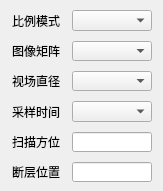
      <widget class="QWidget" name="ct2Tab">
       <attribute name="title">
        <string>DR</string>
       </attribute>
       <widget class="QWidget" name="layoutWidget">
        <property name="geometry">
         <rect>
          <x>12</x>
          <y>10</y>
          <width>142</width>
          <height>172</height>
         </rect>
        </property>
        <layout class="QGridLayout" name="gridLayout_3">
         <property name="verticalSpacing">
          <number>10</number>
         </property>
         <item row="0" column="0">
          <widget class="QLabel" name="label_41">
           <property name="sizePolicy">
            <sizepolicy hsizetype="Preferred" vsizetype="Preferred">
             <horstretch>0</horstretch>
             <verstretch>0</verstretch>
            </sizepolicy>
           </property>
           <property name="minimumSize">
            <size>
             <width>54</width>
             <height>0</height>
            </size>
           </property>
           <property name="maximumSize">
            <size>
             <width>54</width>
             <height>16777215</height>
            </size>
           </property>
           <property name="text">
            <string>比例模式</string>
           </property>
          </widget>
         </item>
         <item row="0" column="1">
          <widget class="QComboBox" name="drRatioComboBox">
           <property name="minimumSize">
            <size>
             <width>80</width>
             <height>0</height>
            </size>
           </property>
           <property name="maximumSize">
            <size>
             <width>80</width>
             <height>16777215</height>
            </size>
           </property>
          </widget>
         </item>
         <item row="1" column="0">
          <widget class="QLabel" name="label_34">
           <property name="sizePolicy">
            <sizepolicy hsizetype="Preferred" vsizetype="Preferred">
             <horstretch>0</horstretch>
             <verstretch>0</verstretch>
            </sizepolicy>
           </property>
           <property name="minimumSize">
            <size>
             <width>54</width>
             <height>0</height>
            </size>
           </property>
           <property name="maximumSize">
            <size>
             <width>54</width>
             <height>16777215</height>
            </size>
           </property>
           <property name="text">
            <string>图像矩阵</string>
           </property>
          </widget>
         </item>
         <item row="1" column="1">
          <widget class="QComboBox" name="drMatrixComboBox">
           <property name="minimumSize">
            <size>
             <width>80</width>
             <height>0</height>
            </size>
           </property>
           <property name="maximumSize">
            <size>
             <width>80</width>
             <height>16777215</height>
            </size>
           </property>
          </widget>
         </item>
         <item row="2" column="0">
          <widget class="QLabel" name="label_35">
           <property name="sizePolicy">
            <sizepolicy hsizetype="Preferred" vsizetype="Preferred">
             <horstretch>0</horstretch>
             <verstretch>0</verstretch>
            </sizepolicy>
           </property>
           <property name="minimumSize">
            <size>
             <width>54</width>
             <height>0</height>
            </size>
           </property>
           <property name="maximumSize">
            <size>
             <width>54</width>
             <height>16777215</height>
            </size>
           </property>
           <property name="text">
            <string>视场直径</string>
           </property>
          </widget>
         </item>
         <item row="2" column="1">
          <widget class="QComboBox" name="drViewComboBox">
           <property name="minimumSize">
            <size>
             <width>80</width>
             <height>0</height>
            </size>
           </property>
           <property name="maximumSize">
            <size>
             <width>80</width>
             <height>16777215</height>
            </size>
           </property>
          </widget>
         </item>
         <item row="3" column="0">
          <widget class="QLabel" name="label_36">
           <property name="sizePolicy">
            <sizepolicy hsizetype="Preferred" vsizetype="Preferred">
             <horstretch>0</horstretch>
             <verstretch>0</verstretch>
            </sizepolicy>
           </property>
           <property name="minimumSize">
            <size>
             <width>54</width>
             <height>0</height>
            </size>
           </property>
           <property name="maximumSize">
            <size>
             <width>54</width>
             <height>16777215</height>
            </size>
           </property>
           <property name="text">
            <string>采样时间</string>
           </property>
          </widget>
         </item>
         <item row="3" column="1">
          <widget class="QComboBox" name="drSampleTimeComboBox">
           <property name="minimumSize">
            <size>
             <width>80</width>
             <height>0</height>
            </size>
           </property>
           <property name="maximumSize">
            <size>
             <width>80</width>
             <height>16777215</height>
            </size>
           </property>
          </widget>
         </item>
         <item row="4" column="0">
          <widget class="QLabel" name="label_37">
           <property name="sizePolicy">
            <sizepolicy hsizetype="Preferred" vsizetype="Preferred">
             <horstretch>0</horstretch>
             <verstretch>0</verstretch>
            </sizepolicy>
           </property>
           <property name="minimumSize">
            <size>
             <width>54</width>
             <height>0</height>
            </size>
           </property>
           <property name="maximumSize">
            <size>
             <width>54</width>
             <height>16777215</height>
            </size>
           </property>
           <property name="text">
            <string>扫描方位</string>
           </property>
          </widget>
         </item>
         <item row="4" column="1">
          <widget class="QLineEdit" name="drAngleLineEdit">
           <property name="minimumSize">
            <size>
             <width>80</width>
             <height>0</height>
            </size>
           </property>
           <property name="maximumSize">
            <size>
             <width>80</width>
             <height>16777215</height>
            </size>
           </property>
           <property name="alignment">
            <set>Qt::AlignLeading|Qt::AlignLeft|Qt::AlignVCenter</set>
           </property>
          </widget>
         </item>
         <item row="5" column="0">
          <widget class="QLabel" name="label_38">
           <property name="sizePolicy">
            <sizepolicy hsizetype="Preferred" vsizetype="Preferred">
             <horstretch>0</horstretch>
             <verstretch>0</verstretch>
            </sizepolicy>
           </property>
           <property name="minimumSize">
            <size>
             <width>54</width>
             <height>0</height>
            </size>
           </property>
           <property name="maximumSize">
            <size>
             <width>54</width>
             <height>16777215</height>
            </size>
           </property>
           <property name="text">
            <string>断层位置</string>
           </property>
          </widget>
         </item>
         <item row="5" column="1">
          <widget class="QLineEdit" name="lineEdit_14">
           <property name="sizePolicy">
            <sizepolicy hsizetype="Expanding" vsizetype="Fixed">
             <horstretch>0</horstretch>
             <verstretch>0</verstretch>
            </sizepolicy>
           </property>
           <property name="minimumSize">
            <size>
             <width>80</width>
             <height>0</height>
            </size>
           </property>
           <property name="maximumSize">
            <size>
             <width>80</width>
             <height>16777215</height>
            </size>
           </property>
           <property name="alignment">
            <set>Qt::AlignLeading|Qt::AlignLeft|Qt::AlignVCenter</set>
           </property>
          </widget>
         </item>
        </layout>
       </widget>
      </widget>
